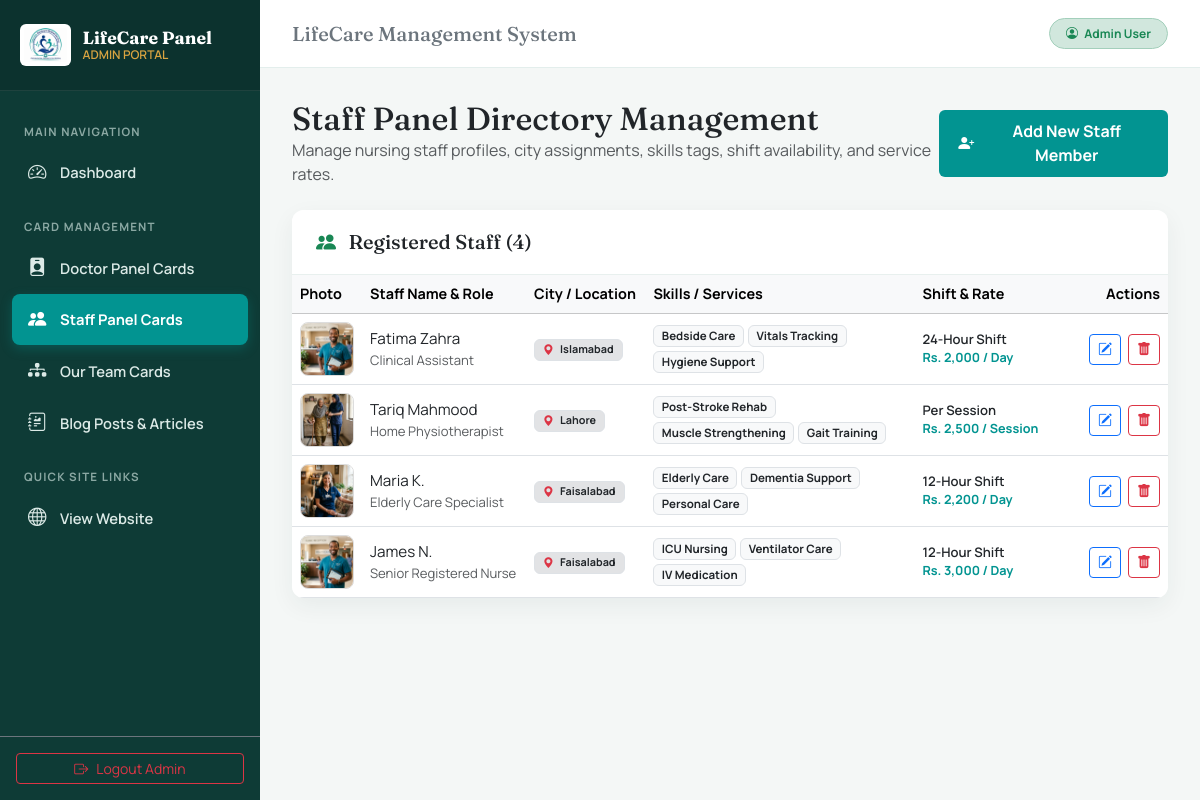
The page /admin/staff.php (signed in) on the database its author committed.
### tables this page shows
CREATE TABLE `staff` (
  `id` int(11) NOT NULL AUTO_INCREMENT,
  `username` varchar(100) DEFAULT NULL,
  `password` varchar(255) DEFAULT NULL,
  `status` varchar(20) NOT NULL DEFAULT 'approved',
  `name` varchar(255) NOT NULL,
  `role` varchar(255) NOT NULL,
  `city` varchar(100) DEFAULT 'Faisalabad',
  `badge` varchar(100) NOT NULL,
  `shift` varchar(100) DEFAULT '12-Hour Shift',
  `rate` varchar(100) DEFAULT 'Rs. 2,200 / Day',
  `skills` text DEFAULT NULL,
  `image` varchar(255) NOT NULL DEFAULT 'assets/staff_1.jpg',
  `description` text DEFAULT NULL,
  `whatsapp` varchar(50) DEFAULT '923008053198',
  `created_at` timestamp NOT NULL DEFAULT CURRENT_TIMESTAMP,
  PRIMARY KEY (`id`)
);

### config.php (called while the page is built, shortened)
<?php
function getDBConnection() {
    try {
        $dsn = "mysql:host=" . DB_HOST . ";dbname=" . DB_NAME . ";charset=utf8mb4";
        $options = [
            PDO::ATTR_ERRMODE            => PDO::ERRMODE_EXCEPTION,
            PDO::ATTR_DEFAULT_FETCH_MODE => PDO::FETCH_ASSOC,
            PDO::ATTR_EMULATE_PREPARES   => false,
        ];
        $pdo = new PDO($dsn, DB_USER, DB_PASS, $options);
        return $pdo;
    } catch (Exception $e) {
        return null;
    }
}
function getData($type) {
    $db = getDBConnection();
    if ($db) {
        try {
            $allowedTables = ['doctors', 'staff', 'team', 'blogs', 'contact_messages'];
            if (in_array($type, $allowedTables)) {
                $stmt = $db->query("SELECT * FROM `{$type}` ORDER BY id DESC");
                $data = $stmt->fetchAll();
                if (!empty($data)) {
                    return $data;
                }
            }
        } catch (Exception $e) {
        }
    }
    return [];
}

### admin/staff.php (the view, shortened to what this page needs)
<?php
require_once __DIR__ . '/../config.php';
$type = 'staff';
$staff = getData($type);
require_once __DIR__ . '/inc/header.php';
?>
<div class="d-flex justify-content-between align-items-center mb-4">
    <div>
        <h2 class="m-0 text-dark">Staff Panel Directory Management</h2>
        <p class="text-muted m-0">Manage nursing staff profiles, city assignments, skills tags, shift availability, and service rates.</p>
    </div>
    <button type="button" class="btn-care" data-bs-toggle="modal" data-bs-target="#staffModal" onclick="resetStaffForm()">
        <i class="bi bi-person-plus-fill me-1"></i> Add New Staff Member
    </button>
</div>
<div class="card-custom">
    <div class="card-custom-header">
        <h5 class="m-0 font-weight-bold text-dark"><i class="bi bi-people-fill text-success me-2"></i> Registered Staff (<?= count($staff) ?>)</h5>
    </div>
    <div class="table-responsive p-0">
        <table class="table table-hover align-middle mb-0" style="font-size: 0.9rem;">
            <thead class="table-light">
                <tr>
                    <th style="width: 70px;">Photo</th>
                    <th>Staff Name & Role</th>
                    <th>City / Location</th>
                    <th>Skills / Services</th>
                    <th>Shift & Rate</th>
                    <th class="text-end" style="width: 120px;">Actions</th>
                </tr>
            </thead>
            <tbody>
                <?php if (empty($staff)): ?>
                    <tr>
                        <td colspan="6" class="text-center text-muted py-4">No staff profiles found. Click "Add New Staff Member" to create one.</td>
                    </tr>
                <?php else: ?>
                    <?php foreach ($staff as $stf): ?>
                        <tr>
                            <td>
                                <img src="../<?= htmlspecialchars($stf['image']) ?>" alt="Photo" class="thumb-preview" onerror="this.src='../assets/staff_1.jpg'">
                            </td>
                            <td>
                                <div class="font-weight-bold text-dark" style="font-size: 0.95rem;"><?= htmlspecialchars($stf['name']) ?></div>
                                <div class="text-muted" style="font-size: 0.82rem;"><?= htmlspecialchars($stf['role']) ?></div>
                            </td>
                            <td>
                                <span class="badge bg-secondary-subtle text-dark border px-2 py-1"><i class="bi bi-geo-alt-fill me-1 text-danger"></i> <?= htmlspecialchars($stf['city'] ?? 'Faisalabad') ?></span>
                            </td>
                            <td>
                                <div class="d-flex flex-wrap gap-1" style="max-width: 250px;">
                                    <?php
                                    $skillsList = is_array($stf['skills'] ?? null) ? $stf['skills'] : explode(',', $stf['skills'] ?? 'Patient Care');
                                    foreach (array_slice($skillsList, 0, 3) as $sk):
                                    ?>
                                        <span class="badge bg-light text-dark border" style="font-size: 0.72rem;"><?= htmlspecialchars(trim($sk)) ?></span>
                                    <?php endforeach; ?>
                                </div>
                            </td>
                            <td>
                                <div class="fw-semibold text-dark" style="font-size: 0.82rem;"><?= htmlspecialchars($stf['shift'] ?? '12-Hour') ?></div>
                                <div class="text-teal small fw-bold" style="color:var(--brand-teal);"><?= htmlspecialchars($stf['rate'] ?? 'Rs. 2,200 / Day') ?></div>
                            </td>
                            <td class="text-end">
                                <button class="btn btn-sm btn-outline-primary me-1" onclick="editStaff(<?= htmlspecialchars(json_encode($stf)) ?>)" title="Edit">
                                    <i class="bi bi-pencil-square"></i>
                                </button>
                                <a href="staff.php?action=delete&id=<?= $stf['id'] ?>" class="btn btn-sm btn-outline-danger" onclick="return confirm('Are you sure you want to delete this staff profile?');" title="Delete">
                                    <i class="bi bi-trash-fill"></i>
                                </a>
                            </td>
                        </tr>
                    <?php endforeach; ?>
                <?php endif; ?>
            </tbody>
        </table>
    </div>
</div>
<?php require_once __DIR__ . '/inc/footer.php'; ?>

### admin/inc/header.php (style rules this page uses)
:root { --teal-900: #0E3B36; --teal-700: #1B6B63; --teal-500: #2E8C82; --brand-navy: #03357A; --brand-teal: #029491; --amber-500: #D9A441; --bg-light: #F4F7F6; }
body { font-family: 'Manrope', sans-serif; background-color: var(--bg-light); color: #2B3230; margin: 0; min-height: 100vh; }
h1, h2, h3, h4, h5 { font-family: 'Fraunces', serif; }
.card-custom { border: none; border-radius: 12px; box-shadow: 0 8px 24px rgba(14,59,54,0.06); background: #fff; overflow: hidden; }
.card-custom-header { background: #fff; border-bottom: 1px solid #E8F0EE; padding: 1.25rem 1.5rem; display: flex; align-items: center; justify-content: space-between; }
.btn-care { background: var(--brand-teal); color: #fff; font-weight: 700; border: none; padding: 0.6rem 1.2rem; border-radius: 6px; transition: 0.25s; text-decoration: none; display: inline-flex; align-items: center; gap: 0.4rem; }
.thumb-preview { width: 54px; height: 54px; border-radius: 8px; object-fit: cover; border: 1px solid #ddd; }

### rows shown on the page
staff: name "Fatima Zahra", role "Clinical Assistant", city "Islamabad", skills "Bedside Care", skills "Vitals Tracking", skills "Hygiene Support", shift "24-Hour Shift", rate "Rs. 2,000 / Day"
staff: image (picture), name "Tariq Mahmood", role "Home Physiotherapist", city "Lahore", skills "Post-Stroke Rehab", skills "Muscle Strengthening", skills "Gait Training", shift "Per Session", rate "Rs. 2,500 / Session"
staff: image (picture), name "Maria K.", role "Elderly Care Specialist", city "Faisalabad", skills "Elderly Care", skills "Dementia Support", skills "Personal Care", shift "12-Hour Shift", rate "Rs. 2,200 / Day"
staff: image (picture), name "James N.", role "Senior Registered Nurse", city "Faisalabad", skills "ICU Nursing", skills "Ventilator Care", skills "IV Medication", shift "12-Hour Shift", rate "Rs. 3,000 / Day"

### other values the page prints
count($staff) "4"
